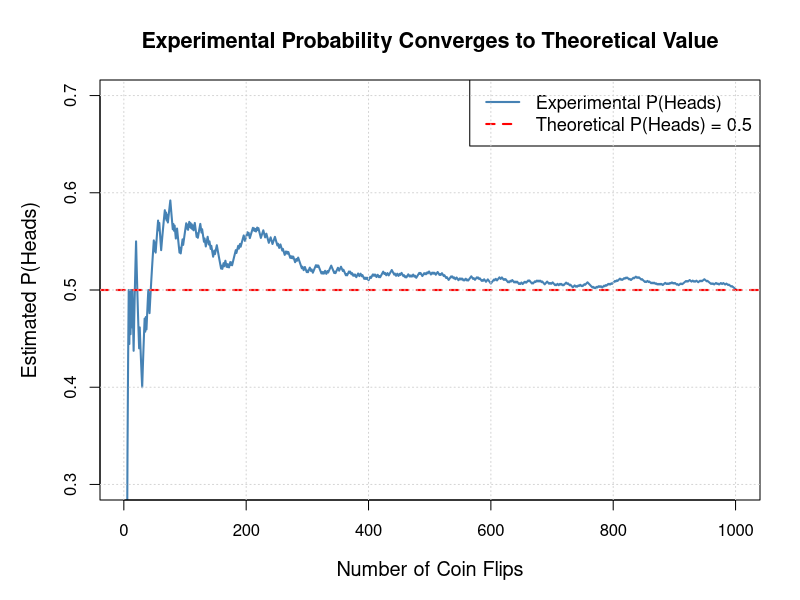
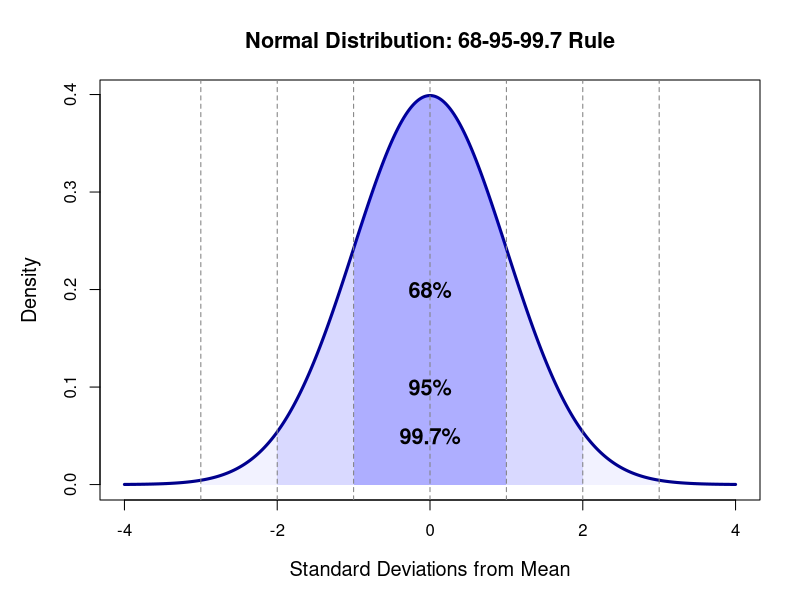
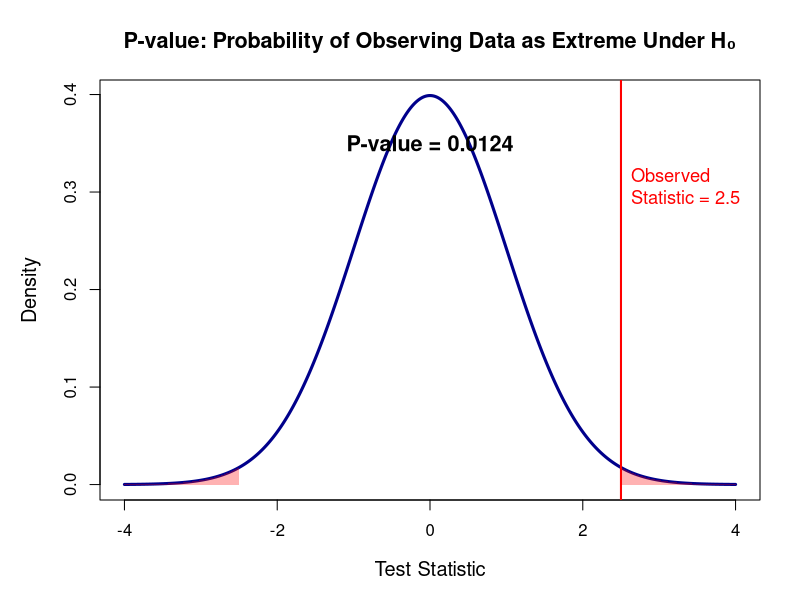
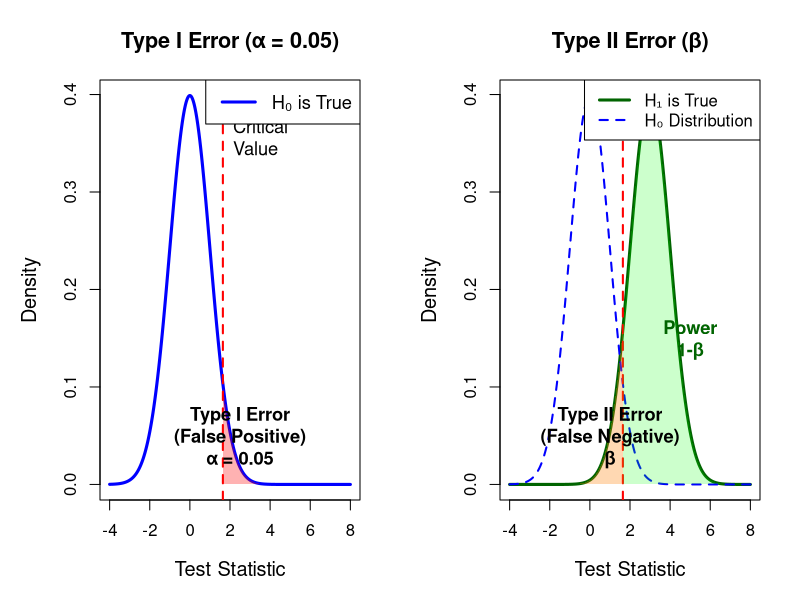
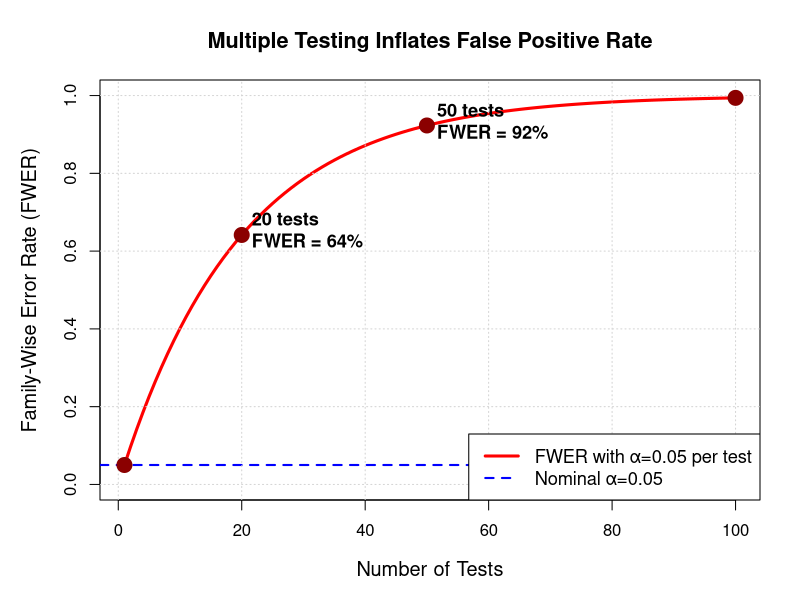
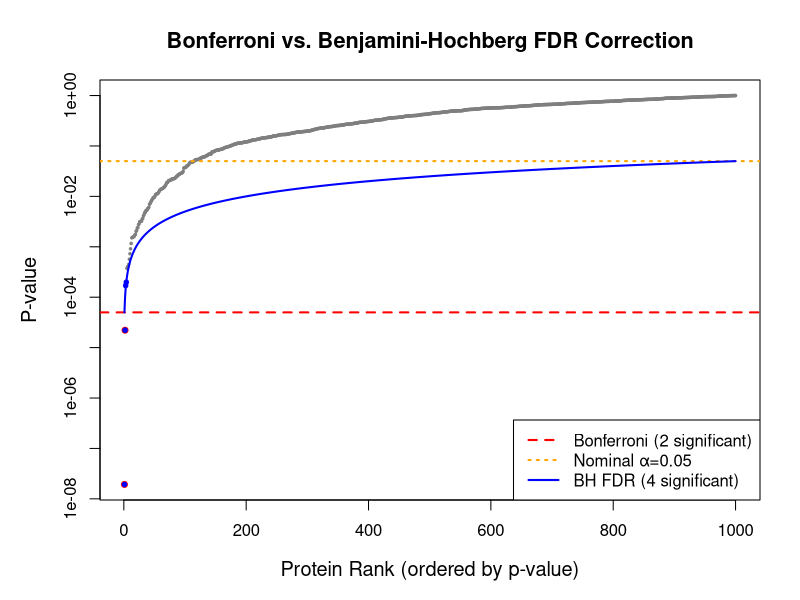
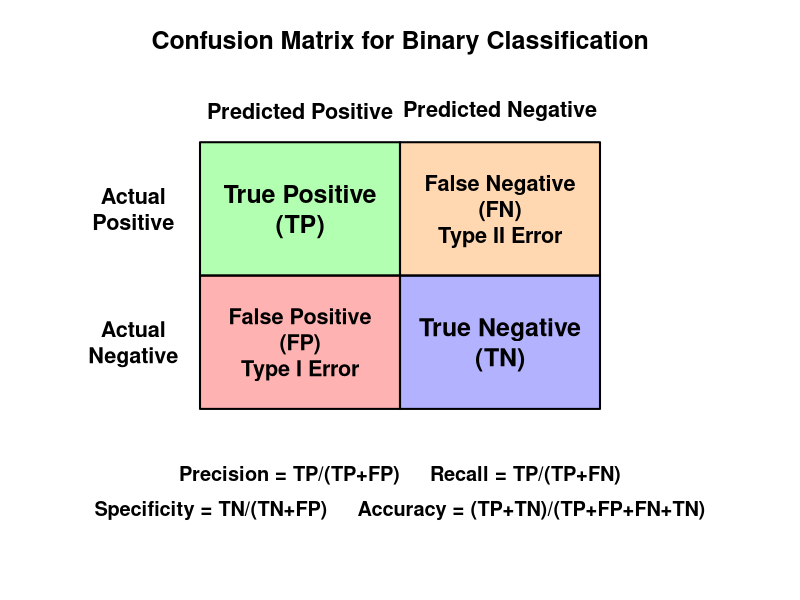
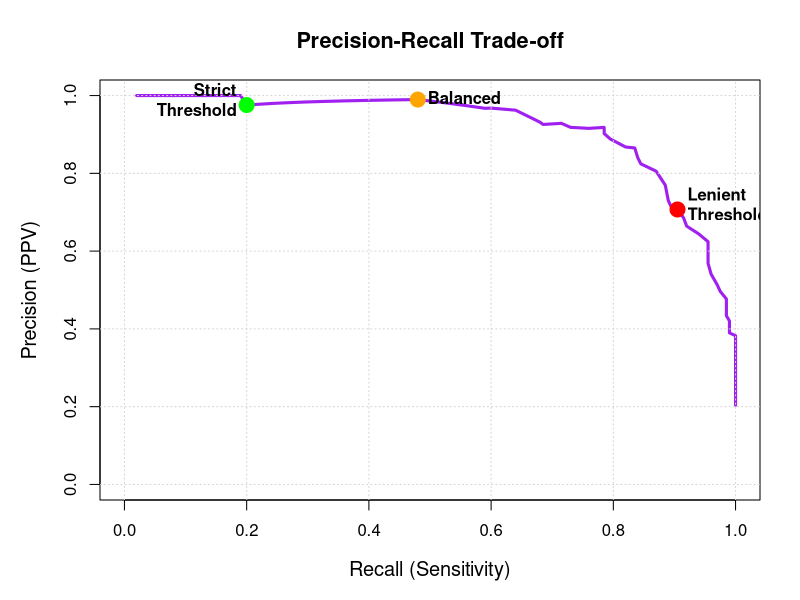

These charts were generated, in order, by the following R code:
# Statistical Visualizations for Proteomics Data Analysis
# This script generates all visualizations for the presentation
# Copyright (c) 2026 Ph. Grosjean (philippe.grosjean@umons.ac.be)
# Draft generated using Manus 1.6 Lite, further edited and verified by a human
# ============================================================================

# Set up output directory
dir.create("proteomics_figures", showWarnings = FALSE)

# Set seed for reproducibility
set.seed(42)

# ============================================================================
# 1. Experimental Probability - Coin Flip Simulation
# ============================================================================
png("proteomics_figures/01_experimental_probability.png",
  width = 800, height = 600, res = 100)
par(mar = c(5, 5, 4, 2))

n_flips <- 1000
flips <- sample(c(0, 1), n_flips, replace = TRUE)
cumulative_prob <- cumsum(flips) / (1:n_flips)

plot(1:n_flips, cumulative_prob, type = "l", lwd = 2, col = "steelblue",
  xlab = "Number of Coin Flips", ylab = "Estimated P(Heads)",
  main = "Experimental Probability Converges to Theoretical Value",
  ylim = c(0.3, 0.7), cex.lab = 1.2, cex.main = 1.3)
abline(h = 0.5, col = "red", lwd = 2, lty = 2)
legend("topright",
  legend = c("Experimental P(Heads)", "Theoretical P(Heads) = 0.5"),
  col = c("steelblue", "red"), lwd = 2, lty = c(1, 2), cex = 1.1)
grid()

dev.off()

# ============================================================================
# 2. Normal Distribution with 68-95-99.7 Rule
# ============================================================================
png("proteomics_figures/02_normal_distribution.png",
  width = 800, height = 600, res = 100)
par(mar = c(5, 5, 4, 2))

x <- seq(-4, 4, length.out = 1000)
y <- dnorm(x)

plot(x, y, type = "l", lwd = 3, col = "darkblue",
  xlab = "Standard Deviations from Mean", ylab = "Density",
  main = "Normal Distribution: 68-95-99.7 Rule",
  cex.lab = 1.2, cex.main = 1.3)

# Shade regions
polygon(c(x[x >= -1 & x <= 1], 1, -1), c(y[x >= -1 & x <= 1], 0, 0),
  col = rgb(0, 0, 1, 0.2), border = NA)
polygon(c(x[x >= -2 & x <= 2], 2, -2), c(y[x >= -2 & x <= 2], 0, 0),
  col = rgb(0, 0, 1, 0.1), border = NA)
polygon(c(x[x >= -3 & x <= 3], 3, -3), c(y[x >= -3 & x <= 3], 0, 0),
  col = rgb(0, 0, 1, 0.05), border = NA)

# Add vertical lines
abline(v = c(-3, -2, -1, 0, 1, 2, 3), lty = 2, col = "gray50")

# Add text annotations
text(0, 0.2, "68%", cex = 1.3, font = 2)
text(0, 0.1, "95%", cex = 1.3, font = 2)
text(0, 0.05, "99.7%", cex = 1.3, font = 2)

dev.off()

# ============================================================================
# 3. P-value Visualization
# ============================================================================
png("proteomics_figures/03_pvalue_illustration.png",
  width = 800, height = 600, res = 100)
par(mar = c(5, 5, 4, 2))

x <- seq(-4, 4, length.out = 1000)
y <- dnorm(x)

plot(x, y, type = "l", lwd = 3, col = "darkblue",
  xlab = "Test Statistic", ylab = "Density",
  main = "P-value: Probability of Observing Data as Extreme Under H₀",
  cex.lab = 1.2, cex.main = 1.3)

# Observed test statistic
observed <- 2.5
abline(v = observed, col = "red", lwd = 2, lty = 1)

# Shade p-value region (two-tailed)
x_right <- x[x >= observed]
y_right <- y[x >= observed]
polygon(c(observed, x_right, 4), c(0, y_right, 0), col = rgb(1, 0, 0, 0.3),
  border = NA)

x_left <- x[x <= -observed]
y_left <- y[x <= -observed]
polygon(c(-4, x_left, -observed), c(0, y_left, 0), col = rgb(1, 0, 0, 0.3),
  border = NA)

# Calculate p-value
pval <- 2 * (1 - pnorm(observed))
text(observed, 0.3, paste0("Observed\nStatistic = ", observed), pos = 4,
  cex = 1.1, col = "red")
text(0, 0.35, paste0("P-value = ", round(pval, 4)), cex = 1.3, font = 2)

dev.off()

# ============================================================================
# 4. Type I and Type II Errors
# ============================================================================
png("proteomics_figures/04_error_types.png",
  width = 900, height = 600, res = 100)
par(mfrow = c(1, 2), mar = c(5, 5, 4, 2))

# Distribution under H0 and H1
x <- seq(-4, 8, length.out = 1000)
y_h0 <- dnorm(x, mean = 0, sd = 1)
y_h1 <- dnorm(x, mean = 3, sd = 1)

# Critical value
critical <- qnorm(0.95)

# Plot 1: Type I Error
plot(x, y_h0, type = "l", lwd = 3, col = "blue",
  xlab = "Test Statistic", ylab = "Density",
  main = "Type I Error (α = 0.05)",
  ylim = c(0, max(y_h0, y_h1)), cex.lab = 1.2, cex.main = 1.3)
abline(v = critical, col = "red", lwd = 2, lty = 2)

# Shade Type I error region
x_type1 <- x[x >= critical]
y_type1 <- y_h0[x >= critical]
polygon(c(critical, x_type1, 8), c(0, y_type1, 0), col = rgb(1, 0, 0, 0.3),
  border = NA)

text(critical, 0.35, "Critical\nValue", pos = 4, cex = 1.1)
text(2.5, 0.05, "Type I Error\n(False Positive)\nα = 0.05", cex = 1.1, font = 2)
legend("topright", legend = "H₀ is True", col = "blue", lwd = 3, cex = 1.1)

# Plot 2: Type II Error
plot(x, y_h1, type = "l", lwd = 3, col = "darkgreen",
  xlab = "Test Statistic", ylab = "Density",
  main = "Type II Error (β)",
  ylim = c(0, max(y_h0, y_h1)), cex.lab = 1.2, cex.main = 1.3)
lines(x, y_h0, lwd = 2, col = "blue", lty = 2)
abline(v = critical, col = "red", lwd = 2, lty = 2)

# Shade Type II error region
x_type2 <- x[x <= critical]
y_type2 <- y_h1[x <= critical]
polygon(c(-4, x_type2, critical), c(0, y_type2, 0), col = rgb(1, 0.5, 0, 0.3), border = NA)

# Shade Power region
x_power <- x[x >= critical]
y_power <- y_h1[x >= critical]
polygon(c(critical, x_power, 8), c(0, y_power, 0), col = rgb(0, 1, 0, 0.2), border = NA)

text(1, 0.05, "Type II Error\n(False Negative)\nβ", cex = 1.1, font = 2)
text(5, 0.15, "Power\n1-β", cex = 1.1, font = 2, col = "darkgreen")
legend("topright", legend = c("H₁ is True", "H₀ Distribution"),
  col = c("darkgreen", "blue"), lwd = c(3, 2), lty = c(1, 2), cex = 1.0)

dev.off()

# ============================================================================
# 5. Multiple Testing Problem
# ============================================================================
png("proteomics_figures/05_multiple_testing.png",
  width = 800, height = 600, res = 100)
par(mar = c(5, 5, 4, 2))

n_tests <- seq(1, 100, by = 1)
fwer <- 1 - (1 - 0.05)^n_tests

plot(n_tests, fwer, type = "l", lwd = 3, col = "red",
  xlab = "Number of Tests", ylab = "Family-Wise Error Rate (FWER)",
  main = "Multiple Testing Inflates False Positive Rate",
  cex.lab = 1.2, cex.main = 1.3, ylim = c(0, 1))
abline(h = 0.05, col = "blue", lwd = 2, lty = 2)
grid()

# Add specific points
points(c(1, 20, 50, 100), 1 - (1 - 0.05)^c(1, 20, 50, 100),
  pch = 19, cex = 2, col = "darkred")
text(20, 0.64, "20 tests\nFWER = 64%", pos = 4, cex = 1.1, font = 2)
text(50, 0.92, "50 tests\nFWER = 92%", pos = 4, cex = 1.1, font = 2)

legend("bottomright",
  legend = c("FWER with α=0.05 per test", "Nominal α=0.05"),
  col = c("red", "blue"), lwd = c(3, 2), lty = c(1, 2), cex = 1.1)

dev.off()

# ============================================================================
# 6. Bonferroni vs FDR Comparison
# ============================================================================
png("proteomics_figures/06_bonferroni_vs_fdr.png",
  width = 900, height = 600, res = 100)
par(mar = c(5, 5, 4, 2))

# Simulate p-values: mix of true nulls and alternatives
n_proteins <- 1000
n_true_positives <- 100
p_values <- c(
  rbeta(n_true_positives, 0.5, 10),  # True positives (small p-values)
  runif(n_proteins - n_true_positives)  # True nulls (uniform)
)
p_values <- sort(p_values)

# Bonferroni correction
bonf_threshold <- 0.05 / n_proteins
bonf_significant <- sum(p_values < bonf_threshold)

# BH FDR correction
bh_threshold <- which(p_values <= (1:n_proteins) / n_proteins * 0.05)
bh_significant <- ifelse(length(bh_threshold) > 0, max(bh_threshold), 0)

plot(1:n_proteins, p_values, pch = 20, cex = 0.5, col = "gray50",
  xlab = "Protein Rank (ordered by p-value)", ylab = "P-value",
  main = "Bonferroni vs. Benjamini-Hochberg FDR Correction",
  log = "y", cex.lab = 1.2, cex.main = 1.3)

# Add threshold lines
abline(h = bonf_threshold, col = "red", lwd = 2, lty = 2)
abline(h = 0.05, col = "orange", lwd = 2, lty = 3)

# BH threshold line
bh_line <- (1:n_proteins) / n_proteins * 0.05
lines(1:n_proteins, bh_line, col = "blue", lwd = 2, lty = 1)

# Highlight significant points
if (bonf_significant > 0) {
  points(1:bonf_significant, p_values[1:bonf_significant],
    pch = 19, cex = 0.8, col = "red")
}
if (bh_significant > 0) {
  points(1:bh_significant, p_values[1:bh_significant],
    pch = 19, cex = 0.6, col = "blue")
}

legend("bottomright",
  legend = c(paste0("Bonferroni (", bonf_significant, " significant)"),
    "Nominal α=0.05",
    paste0("BH FDR (", bh_significant, " significant)")),
  col = c("red", "orange", "blue"),
  lwd = 2, lty = c(2, 3, 1), cex = 1.0)

dev.off()

# ============================================================================
# 7. Confusion Matrix
# ============================================================================
png("proteomics_figures/07_confusion_matrix.png",
  width = 800, height = 700, res = 100)
par(mar = c(2, 2, 4, 2))

# Create confusion matrix visualization
plot(0, 0, type = "n", xlim = c(0, 10), ylim = c(0, 10),
  xlab = "", ylab = "", axes = FALSE,
  main = "Confusion Matrix for Binary Classification", cex.main = 1.5)

# Draw boxes
rect(2, 6, 5, 9, col = rgb(0, 1, 0, 0.3), border = "black", lwd = 2)
rect(5, 6, 8, 9, col = rgb(1, 0.5, 0, 0.3), border = "black", lwd = 2)
rect(2, 3, 5, 6, col = rgb(1, 0, 0, 0.3), border = "black", lwd = 2)
rect(5, 3, 8, 6, col = rgb(0, 0, 1, 0.3), border = "black", lwd = 2)

# Add text
text(3.5, 7.5, "True Positive\n(TP)", cex = 1.5, font = 2)
text(6.5, 7.5, "False Negative\n(FN)\nType II Error", cex = 1.3, font = 2)
text(3.5, 4.5, "False Positive\n(FP)\nType I Error", cex = 1.3, font = 2)
text(6.5, 4.5, "True Negative\n(TN)", cex = 1.5, font = 2)

# Add labels
text(1, 7.5, "Actual\nPositive", cex = 1.3, font = 2, srt = 0)
text(1, 4.5, "Actual\nNegative", cex = 1.3, font = 2, srt = 0)
text(3.5, 9.7, "Predicted Positive", cex = 1.3, font = 2)
text(6.5, 9.7, "Predicted Negative", cex = 1.3, font = 2)

# Add metrics
text(5, 1.5, "Precision = TP/(TP+FP)     Recall = TP/(TP+FN)", cex = 1.2,
  font = 2)
text(5, 0.7, "Specificity = TN/(TN+FP)     Accuracy = (TP+TN)/(TP+FP+FN+TN)",
  cex = 1.2, font = 2)

dev.off()

# ============================================================================
# 8. Precision-Recall Trade-off
# ============================================================================
png("proteomics_figures/08_precision_recall_tradeoff.png",
  width = 800, height = 600, res = 100)
par(mar = c(5, 5, 4, 2))

# Simulate scores for true positives and true negatives
scores_positive <- rnorm(200, mean = 0.7, sd = 0.15)
scores_negative <- rnorm(800, mean = 0.3, sd = 0.15)

# Calculate precision and recall at different thresholds
thresholds <- seq(0, 1, by = 0.01)
precision <- numeric(length(thresholds))
recall <- numeric(length(thresholds))

for (i in 1:length(thresholds)) {
  thresh <- thresholds[i]
  tp <- sum(scores_positive >= thresh)
  fp <- sum(scores_negative >= thresh)
  fn <- sum(scores_positive < thresh)

  precision[i] <- ifelse(tp + fp > 0, tp / (tp + fp), 1)
  recall[i] <- ifelse(tp + fn > 0, tp / (tp + fn), 0)
}

plot(recall, precision, type = "l", lwd = 3, col = "purple",
  xlab = "Recall (Sensitivity)", ylab = "Precision (PPV)",
  main = "Precision-Recall Trade-off",
  cex.lab = 1.2, cex.main = 1.3, xlim = c(0, 1), ylim = c(0, 1))
grid()

# Add example points - find closest points on curve
idx_high_recall <- which.min(abs(recall - 0.9))
idx_mid_recall <- which.min(abs(recall - 0.5))
idx_low_recall <- which.min(abs(recall - 0.2))

points(recall[c(idx_high_recall, idx_mid_recall, idx_low_recall)],
  precision[c(idx_high_recall, idx_mid_recall, idx_low_recall)],
  pch = 19, cex = 2, col = c("red", "orange", "green"))

text(recall[idx_high_recall], precision[idx_high_recall],
  "Lenient\nThreshold", pos = 4, cex = 1.0, font = 2)
text(recall[idx_mid_recall], precision[idx_mid_recall],
  "Balanced", pos = 4, cex = 1.0, font = 2)
text(recall[idx_low_recall], precision[idx_low_recall],
  "Strict\nThreshold", pos = 2, cex = 1.0, font = 2)

dev.off()

# ============================================================================
# 9. Bayes' Theorem and Prevalence Effect
# ============================================================================
png("proteomics_figures/09_bayes_prevalence.png",
  width = 800, height = 600, res = 100)
par(mar = c(5, 5, 4, 2))

# Calculate PPV for different prevalences
prevalence <- seq(0.01, 0.5, by = 0.01)
sensitivity <- 0.95
specificity <- 0.95

ppv <- (sensitivity * prevalence) /
  (sensitivity * prevalence + (1 - specificity) * (1 - prevalence))

plot(prevalence * 100, ppv * 100, type = "l", lwd = 3, col = "darkblue",
  xlab = "Prevalence of True Positives (%)",
  ylab = "Positive Predictive Value (PPV) %",
  main = "PPV Depends Critically on Prevalence\n(Sensitivity=95%, Specificity=95%)",
  cex.lab = 1.2, cex.main = 1.3)
grid()

# Add reference lines
abline(h = 50, col = "red", lwd = 2, lty = 2)
abline(v = 5, col = "orange", lwd = 2, lty = 2)

# Add specific points
idx_1 <- which.min(abs(prevalence - 0.01))
idx_5 <- which.min(abs(prevalence - 0.05))
idx_10 <- which.min(abs(prevalence - 0.10))
idx_20 <- which.min(abs(prevalence - 0.20))

points(c(1, 5, 10, 20),
  c(ppv[idx_1], ppv[idx_5], ppv[idx_10], ppv[idx_20]) * 100,
  pch = 19, cex = 2, col = "darkred")

text(1, ppv[idx_1] * 100,
  paste0("1% prevalence\nPPV = ", round(ppv[idx_1] * 100, 1), "%"),
  pos = 4, cex = 1.0, font = 2)

text(20, 50, "PPV = 50%\n(half are false positives)", pos = 4, cex = 1.0,
  font = 2)

dev.off()

# ============================================================================
# 10. Simulated Proteomics Data - Volcano Plot
# ============================================================================
png("proteomics_figures/10_volcano_plot.png",
  width = 800, height = 600, res = 100)
par(mar = c(5, 5, 4, 2))

# Simulate proteomics differential expression data
n_proteins <- 2000
n_de <- 200  # Differentially expressed

# Log fold changes
log_fc <- c(
  rnorm(n_de/2, mean = -2, sd = 0.5),  # Down-regulated
  rnorm(n_de/2, mean = 2, sd = 0.5),   # Up-regulated
  rnorm(n_proteins - n_de, mean = 0, sd = 0.3)  # Not DE
)

# P-values
p_values_volcano <- c(
  10^(-runif(n_de, min = 2, max = 10)),  # DE proteins (small p-values)
  runif(n_proteins - n_de, min = 0.05, max = 1)  # Not DE
)

# Adjust p-values (FDR)
adj_p <- p.adjust(p_values_volcano, method = "BH")

# Classify proteins
colors <- ifelse(adj_p < 0.05 & log_fc > 1, "red",
  ifelse(adj_p < 0.05 & log_fc < -1, "blue", "gray"))

plot(log_fc, -log10(p_values_volcano), pch = 20, cex = 0.8, col = colors,
  xlab = "Log2 Fold Change", ylab = "-Log10(P-value)",
  main = "Volcano Plot: Differential Protein Expression",
  cex.lab = 1.2, cex.main = 1.3)

# Add threshold lines
abline(h = -log10(0.05), col = "black", lwd = 2, lty = 2)
abline(v = c(-1, 1), col = "black", lwd = 2, lty = 2)

# Add legend
legend("topright",
  legend = c("Up-regulated (FDR<0.05, FC>2)",
    "Down-regulated (FDR<0.05, FC<0.5)",
    "Not significant"),
  col = c("red", "blue", "gray"), pch = 20, cex = 1.0)

# Add counts
n_up <- sum(colors == "red")
n_down <- sum(colors == "blue")
#text(0, max(-log10(p_values_volcano)) * 0.95,
#  paste0(n_up, " up, ", n_down, " down"), cex = 1.2, font = 2)

dev.off()

# ============================================================================
# 11. P-value Histogram (Diagnostic)
# ============================================================================
png("proteomics_figures/11_pvalue_histogram.png",
  width = 800, height = 600, res = 100)
par(mar = c(5, 5, 4, 2))

hist(p_values_volcano, breaks = 50, col = "lightblue", border = "white",
  xlab = "P-value", ylab = "Frequency",
  main = "P-value Distribution: Diagnostic Plot",
  cex.lab = 1.2, cex.main = 1.3)

# Add expected uniform distribution line for true nulls
abline(h = length(p_values_volcano) / 50, col = "red", lwd = 2, lty = 2)

text(0.7, max(hist(p_values_volcano, breaks = 50, plot = FALSE)$counts) * 0.9,
  "Enrichment at low p-values\nindicates true signal", cex = 1.1, font = 2)

dev.off()
